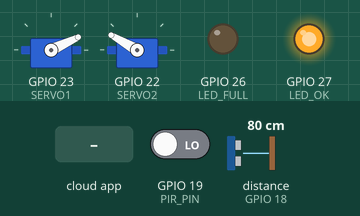
Recording of a sketch running on a simulated ESP32. On the bench: 2 × servo, output pins drawn as LEDs (lit = HIGH). Inputs (shaded band) come from the test bench; at power-on: distance to the obstacle (sensor on GPIO 18) 80 cm, GPIO 19 (PIR_PIN) LOW. The echo pulse lasts 58.3 µs per cm; WiFi joins after 1.5 s; servers stay silent unless stated; uploads are accepted with an empty reply; the local clock reads 2024-03-15 10:24:30 at power-on unless the sketch sets it; the Firebase database answers and starts empty.

Above: at 2.9 s.
3.0 s: distance to the obstacle (sensor on GPIO 18) set to 18 cm
4.9 s: distance to the obstacle (sensor on GPIO 18) set to 15 cm
At 9.5 s:
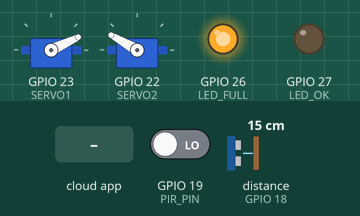
9.6 s: the phone or cloud app sets servo to OPEN
At 11.5 s:
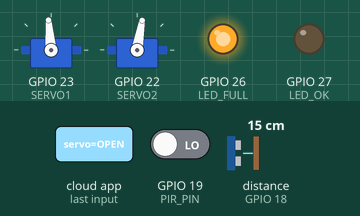
Timing chart, 0 to 13.0 s (numbered marks = the images above; inputs shaded):
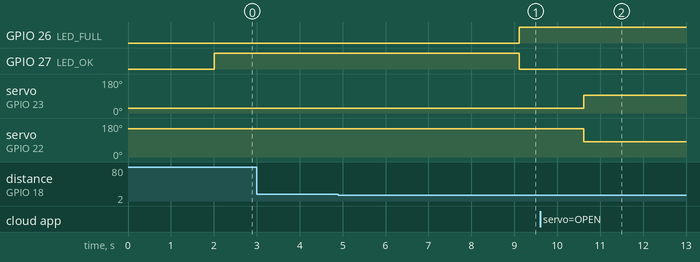

The sketch:

SMARTDUSTBIN-ESP32CODE.ino
```cpp
#include <WiFi.h>
#include <WiFiClientSecure.h>
#include <ESP32Servo.h>
#include <NewPing.h>
#include <Firebase_ESP_Client.h>
#include <HTTPClient.h>
#include <time.h>

/* ================= WIFI ================= */
const char* WIFI_SSID = "MakmalDT_KMK";
const char* WIFI_PASS = "MakmalDT_KMK";

/* ================= SHEET ================= */
const char* SHEET_URL = "https://script.google.com/macros/s/AKfycbzq-6QsFR0E9ens02t16Uqyrv9z6iM_XoSJZ7aJftNz9MVfyxZf3MP_uRbX7jKvwlZw/exec";

/* ================= FIREBASE ================= */
#define API_KEY "AIzaSyCn1ocjTr9yE297jt8im1URPkOzzbJti4E"
#define DATABASE_URL "https://ash-smart-dustbin-default-rtdb.asia-southeast1.firebasedatabase.app"

FirebaseData fbdo;
FirebaseAuth auth;
FirebaseConfig config;

/* ================= TELEGRAM ================= */
const char* BOT_TOKEN = "8456561690:AAGdyXXTWpM_9LKriH6sjsaAz5CSYpiuXF4";
const char* CHAT_ID  = "-5249451947";

WiFiClientSecure client;

/* ================= PINS ================= */
#define TRIG_PIN 5
#define ECHO_PIN 18
#define PIR_PIN 19
#define SERVO1 23
#define SERVO2 22
#define LED_FULL 26
#define LED_OK 27

#define BIN_HEIGHT_CM 62
#define FULL_THRESHOLD 80
#define CLEAN_THRESHOLD 20
#define PIR_DURATION 10000

Servo servo1, servo2;
NewPing sonar(TRIG_PIN, ECHO_PIN, BIN_HEIGHT_CM);

/* ================= STATES ================= */
bool pirOpen = false;
unsigned long pirStart = 0;
int beforeValue = 0;

bool prevFull = false;
bool prevClean = false;

/* ================= SENSOR ================= */
int lastStable = 0;
int lastValid = 0;
int badReadCount = 0;

/* ================= BOOT ================= */
bool bootDone = false;
unsigned long bootStart = 0;

/* ================= SENSOR LOCK ================= */
bool sensorLock = false;
unsigned long lockStart = 0;
#define LOCK_TIME 3000

/* ================= CONTROL ================= */
bool forceOpen = false;
bool lidOpen = false;

/* ================= SHEET ================= */
int lastLoggedFullness = -1;
#define MAX_QUEUE 10
String logQueue[MAX_QUEUE];
int logCount = 0;

/* ================= TIME ================= */
String getTime() {
  struct tm t;
  if (!getLocalTime(&t)) return "0000-00-00 00:00:00";
  char buf[25];
  strftime(buf, sizeof(buf), "%Y-%m-%d %H:%M:%S", &t);
  return String(buf);
}

/* ================= TELEGRAM ================= */
void sendTelegram(String msg) {
  client.setInsecure();
  client.connect("api.telegram.org", 443);

  String url = "/bot" + String(BOT_TOKEN) +
               "/sendMessage?chat_id=" + CHAT_ID +
               "&text=" + msg;

  client.print(String("GET ") + url +
               " HTTP/1.1\r\nHost: api.telegram.org\r\nConnection: close\r\n\r\n");
}

/* ================= SENSOR ================= */
int getFullness() {

  int d = sonar.ping_cm();

  if (d <= 0 || d > BIN_HEIGHT_CM) {

    badReadCount++;

    if (badReadCount >= 3) {
      lastStable = 0;
      lastValid = 0;
      return 0;
    }

    return lastValid;
  }

  badReadCount = 0;

  int raw = map(d, BIN_HEIGHT_CM, 5, 0, 100);
  raw = constrain(raw, 0, 100);

  int diff = raw - lastStable;

  if (abs(diff) <= 15) lastStable += diff * 0.35;
  else lastStable = raw;

  int result = (lastStable / 5) * 5;

  lastValid = result;
  return result;
}

/* ================= QUEUE ================= */
void enqueue(String type, int fullness, int before, int after) {
  if (logCount >= MAX_QUEUE) return;

  String json =
    "{\"timestamp\":\"" + getTime() +
    "\",\"event_type\":\"" + type +
    "\",\"fullness\":" + String(fullness) +
    ",\"before\":" + String(before) +
    ",\"after\":" + String(after) + "}";

  logQueue[logCount++] = json;
}

/* ================= SHEET ================= */
void processQueue() {
  if (logCount == 0 || WiFi.status() != WL_CONNECTED) return;

  HTTPClient http;
  http.begin(SHEET_URL);
  http.addHeader("Content-Type", "application/json");

  if (http.POST(logQueue[0]) > 0) {
    for (int i = 1; i < logCount; i++)
      logQueue[i - 1] = logQueue[i];
    logCount--;
  }

  http.end();
}

/* ================= SETUP ================= */
void setup() {
  Serial.begin(115200);

  pinMode(PIR_PIN, INPUT);
  pinMode(LED_FULL, OUTPUT);
  pinMode(LED_OK, OUTPUT);

  servo1.attach(SERVO1);
  servo2.attach(SERVO2);

  servo1.write(25);
  servo2.write(150);

  WiFi.begin(WIFI_SSID, WIFI_PASS);
  while (WiFi.status() != WL_CONNECTED) delay(300);

  configTime(8 * 3600, 0, "pool.ntp.org");

  config.api_key = API_KEY;
  config.database_url = DATABASE_URL;

  auth.user.email = "afiqizzat1105@gmail.com";
  auth.user.password = "J1T12007";

  Firebase.begin(&config, &auth);
  Firebase.reconnectWiFi(true);

  bootStart = millis();

  sendTelegram("🟢 Smart Dustbin Online");
}

/* ================= LOOP ================= */
void loop() {

  unsigned long now = millis();

  if (!bootDone && now - bootStart > 8000) {
    bootDone = true;
    lastLoggedFullness = getFullness();
  }

  /* ================= MANUAL ================= */
  String cmd;
  if (Firebase.RTDB.getString(&fbdo, "/dustbin/servo")) {
    cmd = fbdo.stringData();
    forceOpen = (cmd == "OPEN");
  }

  /* ================= SENSOR LOCK ================= */
  if (lidOpen) {
    sensorLock = true;
    lockStart = now;
  }

  if (sensorLock && now - lockStart > LOCK_TIME) {
    sensorLock = false;
  }

  int fullness = sensorLock ? lastValid : getFullness();

  Firebase.RTDB.setInt(&fbdo, "/dustbin/fullness", fullness);

  /* ================= EVENT (FIXED TELEGRAM LOGIC) ================= */
  bool eventThisLoop = false;

  /* FULL EVENT */
  if (fullness >= FULL_THRESHOLD) {
    if (!prevFull) {
      sendTelegram("🚨 Bin FULL (" + String(fullness) + "%)");
      enqueue("FULL", fullness, lastLoggedFullness, fullness);
      prevFull = true;
      eventThisLoop = true;
      lastLoggedFullness = fullness;
    }
  } else {
    prevFull = false;
  }

  /* CLEAN EVENT (NO TELEGRAM) */
  if (fullness <= CLEAN_THRESHOLD) {
    if (!prevClean) {
      enqueue("CLEANED", fullness, lastLoggedFullness, fullness);
      prevClean = true;
      lastLoggedFullness = fullness;
    }
  } else {
    prevClean = false;
  }

  /* ================= UPDATE ================= */
  static int stableCount = 0;

  if (!eventThisLoop) {

    if (fullness == lastLoggedFullness) {
      stableCount = 0;
    } else {
      stableCount++;

      if (stableCount >= 2) {

        String json =
          "{\"timestamp\":\"" + getTime() +
          "\",\"event_type\":\"UPDATE" +
          "\",\"fullness\":" + String(fullness) +
          ",\"before\":" + String(lastLoggedFullness) +
          ",\"after\":" + String(fullness) + "}";

        if (logCount < MAX_QUEUE) {
          logQueue[logCount++] = json;
          lastLoggedFullness = fullness;
        }

        stableCount = 0;
      }
    }
  } else {
    stableCount = 0;
  }

  /* ================= PIR ================= */
  bool pirAllowed = (fullness < FULL_THRESHOLD);
  bool pirTrigger = pirAllowed && digitalRead(PIR_PIN);

  if (forceOpen) {
    lidOpen = true;
    pirOpen = false;
  }
  else if (pirTrigger) {
    lidOpen = true;

    if (!pirOpen) {
      pirOpen = true;
      pirStart = now;
      beforeValue = fullness;
    }
  }
  else if (!pirOpen) {
    lidOpen = false;
  }

  servo1.write(lidOpen ? 95 : 25);
  servo2.write(lidOpen ? 80 : 150);

  if (pirOpen && now - pirStart >= PIR_DURATION) {
    pirOpen = false;

    if (fullness != beforeValue) {
      enqueue("PIR", 0, beforeValue, fullness);
    }
  }

  digitalWrite(LED_FULL, fullness >= FULL_THRESHOLD);
  digitalWrite(LED_OK, fullness < FULL_THRESHOLD);

  processQueue();
  delay(1000);
}
```

Measured:
- the behaviour switches between 17 and 16 cm on distance to the obstacle (sensor on GPIO 18) (found by bisection; images 0 and 1)
- after the input at 3.0 s, every drawn part: stays the same
- after the input at 4.9 s, GPIO 26 (LED_FULL): LOW → HIGH after 4.2 s; GPIO 27 (LED_OK): HIGH → LOW after 4.2 s
- after the input at 9.6 s, servo on GPIO 23 (SERVO1): 25° → 95° after 1.0 s; servo on GPIO 22 (SERVO2): 150° → 80° after 1.0 s
